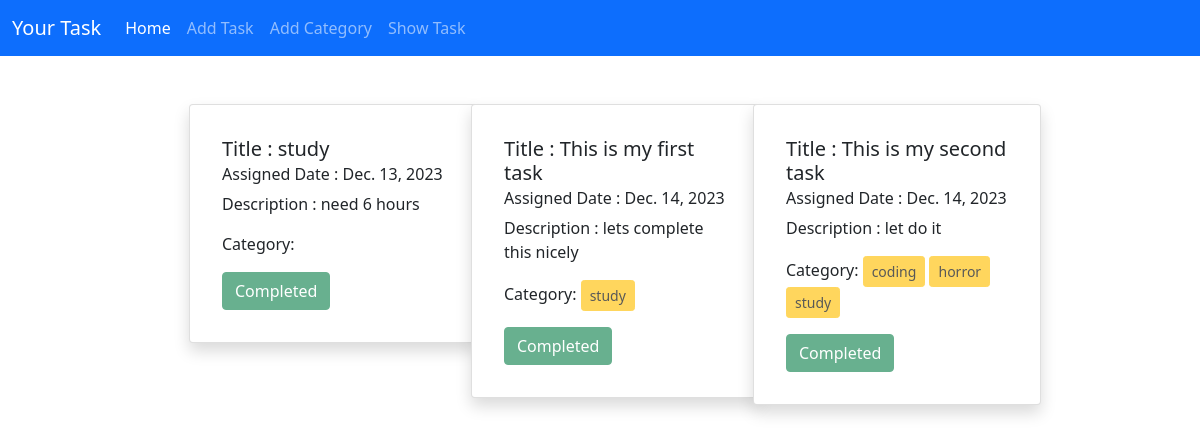
Screenshot of /show_task/ with the database file from the repository.
### task/models.py (models this page shows, shortened)
class TaskModel(models.Model):
    taskTitle=models.CharField(max_length=50)
    taskDescription=models.TextField()
    is_completed=models.BooleanField(default=False)
    task_assign_date = models.DateField(auto_now_add=True)
    category = models.ManyToManyField(TaskCategory)

### category/models.py (models this page shows, shortened)
class TaskCategory(models.Model):
    CategoryName = models.CharField(max_length=50)

### Task_management_System/views.py (the view)
# urls.py: path("show_task/",views.show_task, name="show_task"),
def show_task(request):
    data=TaskModel.objects.all()
    return render(request, 'show_task.html',{'data':data})

### templates/show_task.html
{% extends "base.html" %}
{% block content %}
<div class="row d-flex flex-wrap justify-content-center px-5 pt-5">
  {%for task in data%}
  <div class="col-md-3 col-sm-12">
    <div class="card shadow p-3 mb-5 bg-body rounded" style="width: 18rem">
      <div class="card-body">
        <h5 class="card-title">Title : {{task.taskTitle}}</h5>
        <h6 class="card-subtitle mb-2">
          Assigned Date : {{task.task_assign_date}}
        </h6>
        <p class="card-text">Description : {{task.taskDescription}}</p>
        <p>
          Category: {%for cat in task.category.all %}
          <button class="btn btn-warning btn-sm" disabled>
            {{cat.CategoryName}}
          </button>
          {% endfor %}
        </p>
        {% if task.is_completed %}
        <button class="btn btn-success" disabled>Completed</button>
        {% else %}
        <a href="{% url 'edit_task' task.id %}" class="btn btn-warning m-1">Edit</a>
        <a href="{% url 'delete_task' task.id%}" class="btn btn-danger m-1">Delete</a>
        <a href="{% url 'complete_task' task.id%}" class="btn btn-success m-1">Complete</a>
        {% endif %}
      </div>
    </div>
  </div>
  {% endfor %}
</div>
{% endblock %}

### templates/base.html (shortened to what this page needs)
<!DOCTYPE html>
<html lang="en">
  <head>
    <link
      href="https://cdn.jsdelivr.net/npm/bootstrap@5.0.2/dist/css/bootstrap.min.css"
      rel="stylesheet"
    />
  </head>
  <body>
    <nav class="navbar navbar-expand-lg navbar-dark bg-primary">
      <div class="container-fluid">
        <a class="navbar-brand" href="#">Your Task</a>
        <div class="collapse navbar-collapse" id="navbarNavDropdown">
          <ul class="navbar-nav">
            <li class="nav-item">
              <a
                class="nav-link active"
                aria-current="page"
                href="{% url 'homepage' %}"
                >Home</a
              >
            </li>
            <li class="nav-item">
              <a class="nav-link" href="{% url 'add_task'%}">Add Task</a>
            </li>
            <li class="nav-item">
              <a class="nav-link" href="{% url 'add_category'%}"
                >Add Category</a
              >
            </li>
            <li class="nav-item">
              <a class="nav-link" href="{% url 'show_task' %}">Show Task</a>
            </li>
          </ul>
        </div>
      </div>
    </nav>
    {%block content%}
    {% endblock %}
  </body>
</html>

### rows the page displays
TaskModel: taskTitle "study", task_assign_date "Dec. 13, 2023", taskDescription "need 6 hours", is_completed "Completed"
TaskModel: taskTitle "This is my first task", task_assign_date "Dec. 14, 2023", taskDescription "lets complete this nicely", is_completed "Completed"
TaskCategory: CategoryName "study"
TaskModel: taskTitle "This is my second task", task_assign_date "Dec. 14, 2023", taskDescription "let do it", is_completed "Completed"
TaskCategory: CategoryName "coding"
TaskCategory: CategoryName "horror"
